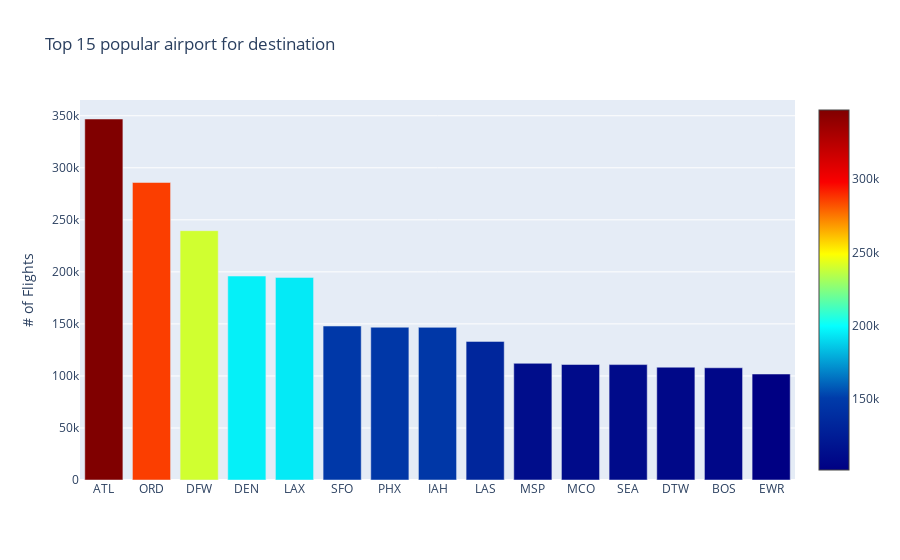

Here is the notebook cell this chart was saved with:
### Code cell
trace = go.Bar(
    x=destination.index,
    y=destination.values,
    marker=dict(
        color = destination.values,
        colorscale='Jet',
        showscale=True
    )
)

data = [trace]
layout = go.Layout(
    title='Top 15 popular airport for destination', 
    yaxis = dict(title = '# of Flights')
)

fig = go.Figure(data=data, layout=layout)
py.iplot(fig)

### Figure 1 — Plotly figure (JSON) as saved in the notebook; plotly's stock layout.template omitted (floating-point values rounded to 4 significant figures)
{"data": [{"marker": {"color": [346904, 285906, 239582, 196010, 194696, 147966, 146812, 146683, 133198, 112128, 110980, 110907, 108398, 107851, 101830], "colorscale": [[0, "rgb(0,0,131)"], [0.2, "rgb(0,60,170)"], [0.4, "rgb(5,255,255)"], [0.6, "rgb(255,255,0)"], [0.8, "rgb(250,0,0)"], [1, "rgb(128,0,0)"]], "showscale": true}, "type": "bar", "x": ["ATL", "ORD", "DFW", "DEN", "LAX", "SFO", "PHX", "IAH", "LAS", "MSP", "MCO", "SEA", "DTW", "BOS", "EWR"], "y": [346904, 285906, 239582, 196010, 194696, 147966, 146812, 146683, 133198, 112128, 110980, 110907, 108398, 107851, 101830]}], "layout": {"title": {"text": "Top 15 popular airport for destination"}, "yaxis": {"title": {"text": "# of Flights"}}}}
